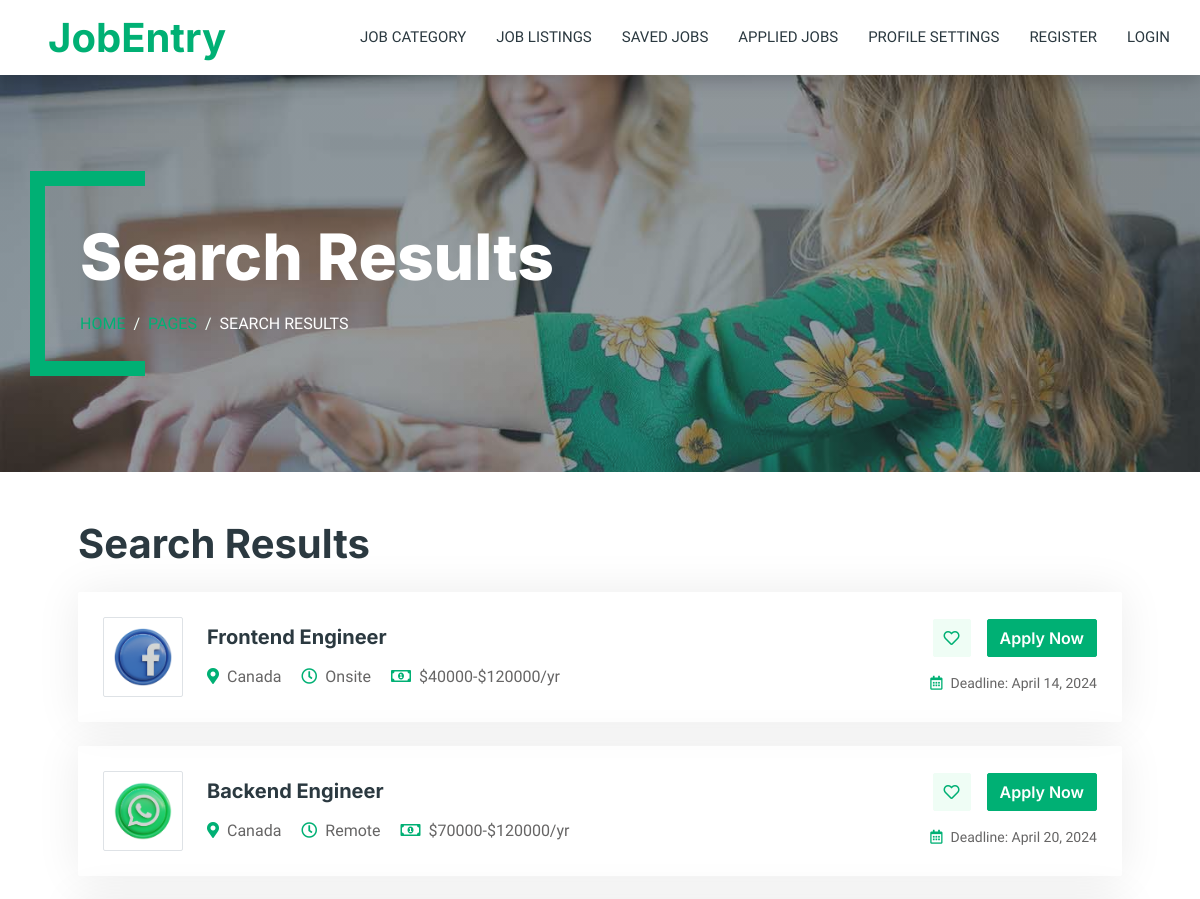
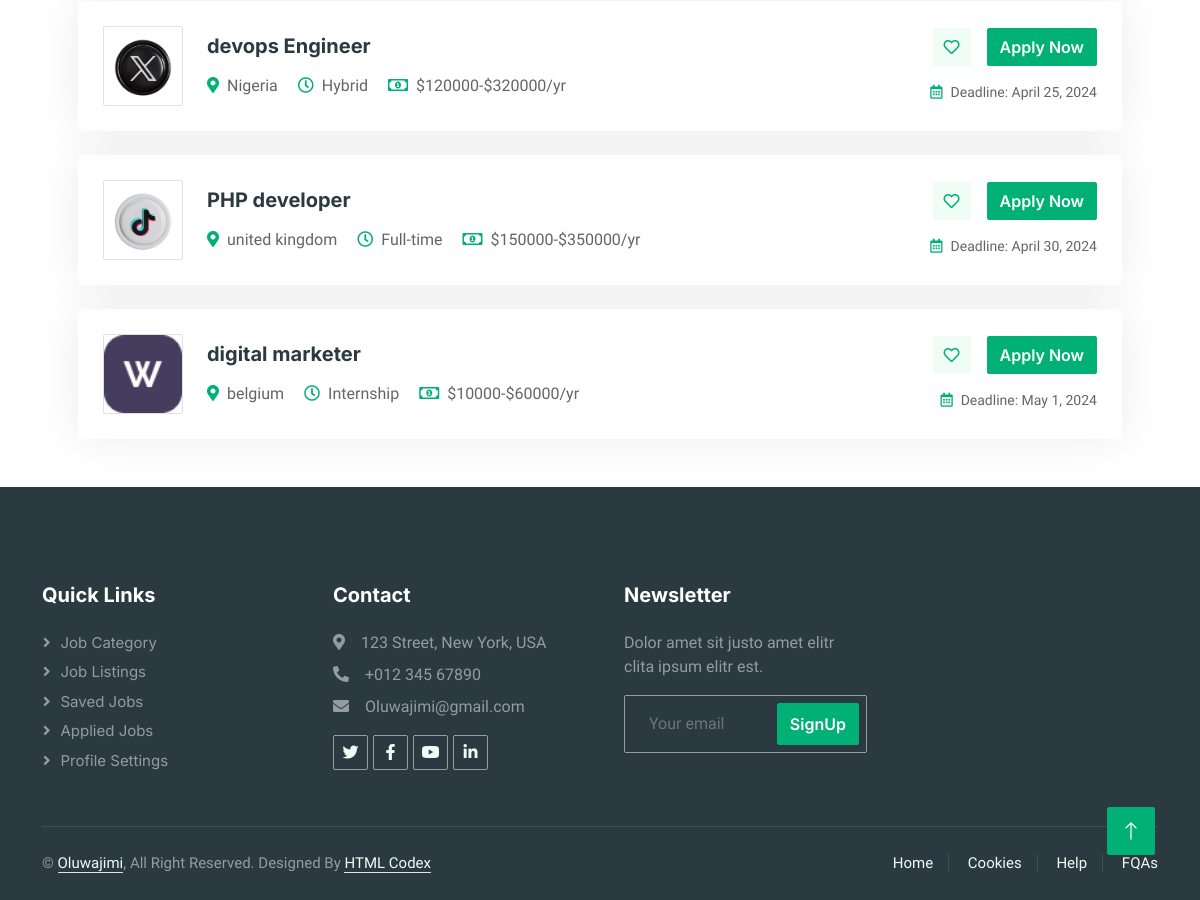
Page /jobs/search-results/ on the committed database (2 pictures, top to bottom).
### jobs/models.py (models this page shows, shortened)
class Job(models.Model):
    JOB_TYPE_CHOICES = [
        ('Onsite', 'Onsite'),
        ('Remote', 'Remote'),
        ('Hybrid', 'Hybrid'),
        ('Part-time', 'Part-time'),
        ('Full-time', 'Full-time'),
        ('Internship', 'Internship'),
    ]
    CATEGORY_CHOICES = [
        ('Marketing', 'Marketing'),
        ('Customer Service', 'Customer Service'),
        ('Human Resource', 'Human Resource'),
        ('Project Management', 'Project Management'),
        ('Software Development', 'Software Development'),
        ('Sales & Communication', 'Sales & Communication'),
        ('Teaching & Education', 'Teaching & Education'),
        ('Design & Creative', 'Design & Creative'),
    ]
    company_logo = models.ImageField(upload_to='company_logos/')
    company_name = models.CharField(max_length=100,default='Unknown')
    job_title = models.CharField(max_length=100)
    job_description = models.TextField()
    job_type = models.CharField(max_length=50, choices=JOB_TYPE_CHOICES)
    salary_range = models.CharField(max_length=100)
    application_deadline = models.DateField()
    responsibility = models.TextField()
    qualifications = models.TextField()
    company_details = models.TextField()
    location = models.CharField(max_length=100, default='Unknown')  # New field for location
    posted_by = models.ForeignKey(settings.AUTH_USER_MODEL, on_delete=models.CASCADE)
    posted_date = models.DateTimeField(auto_now_add=True)  # Added field for date
    category = models.CharField(max_length=50, choices=CATEGORY_CHOICES)  # Added field for category
    saved_by = models.ManyToManyField(User, related_name='saved_jobs', blank=True)

### jobs/views.py (the view)
# urls.py: path('search-results/', views.searchresults, name='searchs_results'),
def searchresults(request):
    keyword = request.GET.get('keyword', '')
    category = request.GET.get('category', '')
    location = request.GET.get('location', '')
    jobs = Job.objects.all()
    if keyword:
        jobs = jobs.filter(job_title__icontains=keyword)
    if category:
        jobs = jobs.filter(category=category)
    if location:
        jobs = jobs.filter(location__icontains=location)
    context = {
        'jobs': jobs,
        'keyword': keyword,
        'category': category,
        'location': location,
    }
    return render(request, 'job/search_results.html', context)

### templates/job/search_results.html
{%extends 'sitepages/base3.html' %}
{%load static%}
{%block homepage_content%}
<div class="container-xxl py-5 bg-dark page-header mb-5">
    <div class="container my-5 pt-5 pb-4">
        <h1 class="display-3 text-white mb-3 animated slideInDown">Search Results</h1>
        <nav aria-label="breadcrumb">
            <ol class="breadcrumb text-uppercase">
                <li class="breadcrumb-item"><a href="#">Home</a></li>
                <li class="breadcrumb-item"><a href="#">Pages</a></li>
                <li class="breadcrumb-item text-white active" aria-current="page">Search Results</li>
            </ol>
        </nav>
    </div>
</div>
<div class="container px-md-5">
    <h1 class="mb-4">Search Results</h1>
    {% if jobs %}
        {% for job in jobs %}
        <div class="job-item p-4 mb-4">
            <div class="row g-4">
                <div class="col-sm-12 col-md-8 d-flex align-items-center">
                    <img class="flex-shrink-0 img-fluid border rounded" src="{{ job.company_logo.url }}" alt="{{ job.company_logo }}" style="width: 80px; height: 80px;">
                    <div class="text-start ps-4">
                        <h5 class="mb-3">{{ job.job_title }}</h5>
                        <span class="text-truncate me-3"><i class="fa fa-map-marker-alt text-primary me-2"></i>{{ job.location }}</span>
                        <span class="text-truncate me-3"><i class="far fa-clock text-primary me-2"></i>{{ job.job_type }}</span>
                        <span class="text-truncate me-0"><i class="far fa-money-bill-alt text-primary me-2"></i>{{ job.salary_range }}</span>
                    </div>
                </div>
                <div class="col-sm-12 col-md-4 d-flex flex-column align-items-start align-items-md-end justify-content-center">
                    <div class="d-flex mb-3">
                        <a class="btn btn-light btn-square me-3" href="{% url 'save_job' job.id %}"><i class="far fa-heart text-primary"></i></a>
                        <a class="btn btn-primary" href="{% url 'view_Job_details' job_id=job.id %}">Apply Now</a>
                    </div>
                    <small class="text-truncate"><i class="far fa-calendar-alt text-primary me-2"></i>Deadline: {{ job.application_deadline }}</small>
                </div>
            </div>
        </div>
        {% endfor %}
    {% else %}
        <p>No jobs found matching the search criteria.</p>
    {% endif %}
</div>
{%endblock%}

### static/css/style.css (style rules this page uses)
:root { --primary: #00B074; --secondary: #2B9BFF; --light: #EFFDF5; --dark: #2B3940; }
.btn { font-family: 'Inter', sans-serif; font-weight: 600; transition: .5s; }
.btn.btn-primary, .btn.btn-secondary { color: #FFFFFF; }
.btn-square { width: 38px; height: 38px; }
.btn-square, .btn-sm-square, .btn-lg-square { padding: 0; display: flex; align-items: center; justify-content: center; font-weight: normal; border-radius: 2px; }
.header-carousel .container, .page-header .container { position: relative; padding: 45px 0 45px 35px; border-left: 15px solid var(--primary); }
.header-carousel .container::before, .header-carousel .container::after, .page-header .container::before, .page-header .container::after { position: absolute; content: ""; top: 0; left: 0; width: 100px; height: 15px; background: var(--primary); }
.header-carousel .container::after, .page-header .container::after { top: 100%; margin-top: -15px; }
.page-header { background: linear-gradient(rgba(43, 57, 64, .5), rgba(43, 57, 64, .5)), url(../img/carousel-1.jpg) center center no-repeat; background-size: cover; }
.breadcrumb-item + .breadcrumb-item::before { color: var(--light); }
.job-item { border: 1px solid transparent; border-radius: 2px; box-shadow: 0 0 45px rgba(0, 0, 0, .08); transition: .5s; }

### rows in the picture
Job: company_logo (picture), job_title "Frontend Engineer", location "Canada", job_type "Onsite", salary_range "$40000-$120000/yr", application_deadline "April 14, 2024"
Job: company_logo (picture), job_title "Backend Engineer", location "Canada", job_type "Remote", salary_range "$70000-$120000/yr", application_deadline "April 20, 2024"
Job: company_logo (picture), job_title "devops Engineer", location "Nigeria", job_type "Hybrid", salary_range "$120000-$320000/yr", application_deadline "April 25, 2024"
Job: company_logo (picture), job_title "PHP developer", location "united kingdom", job_type "Full-time", salary_range "$150000-$350000/yr", application_deadline "April 30, 2024"
Job: company_logo (picture), job_title "digital marketer", location "belgium", job_type "Internship", salary_range "$10000-$60000/yr", application_deadline "May 1, 2024"
